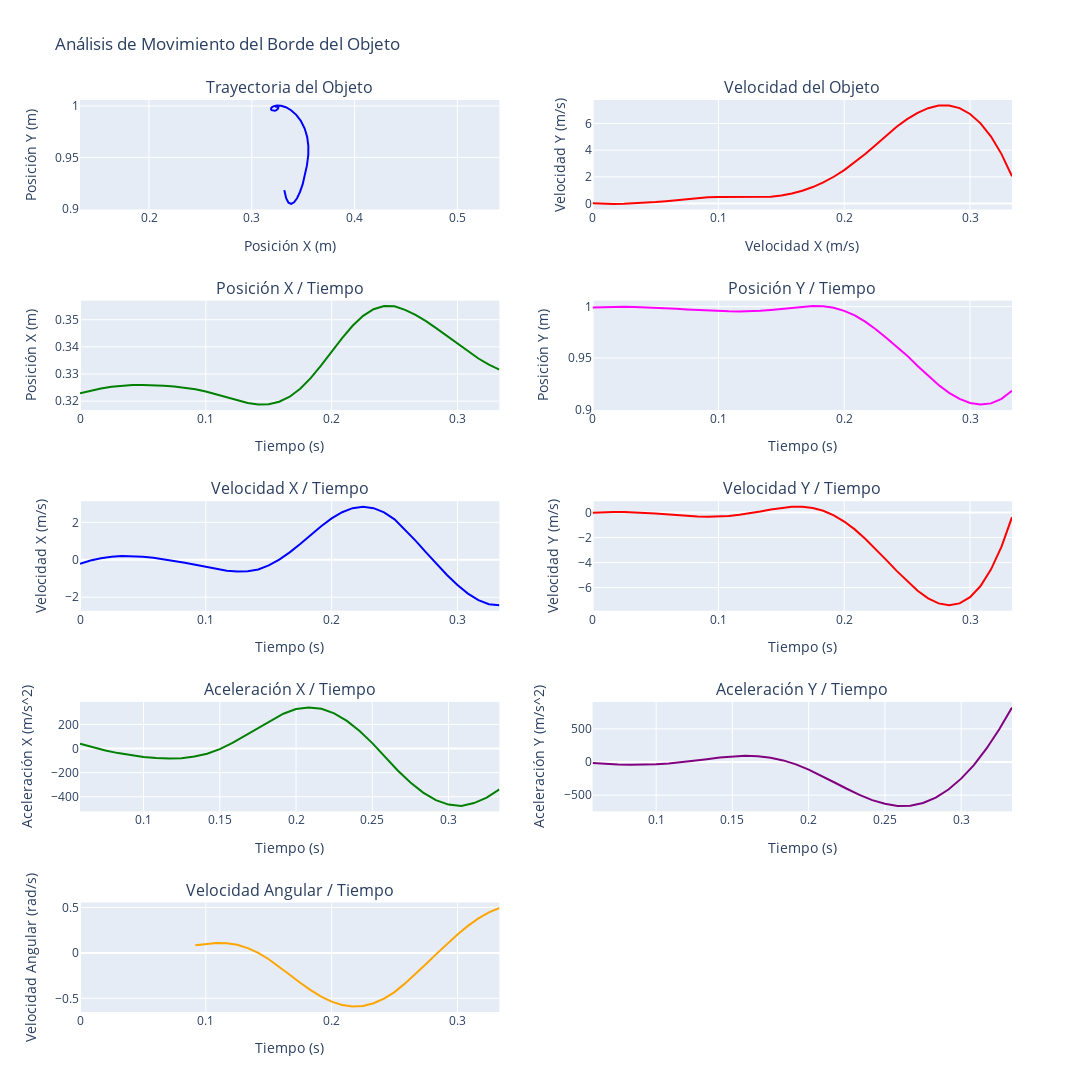

Notebook code cell kept with this figure:
### Code cell
# Elegir dataframe a graficar
dfG = dfBorde
dfG_speed = dfBorde_speed.copy()
dfG_acceleration = dfBorde_acceleration.copy()

# Crear figura y ejes
# 5 filas, 2 columnas
fig = make_subplots(
    rows=5, cols=2,
    subplot_titles=(
        "Trayectoria del Objeto", "Velocidad del Objeto",
        "Posición X / Tiempo", "Posición Y / Tiempo",
        "Velocidad X / Tiempo", "Velocidad Y / Tiempo",
        "Aceleración X / Tiempo", "Aceleración Y / Tiempo",
        "Velocidad Angular / Tiempo", ""
    )
)

# Grafica la trayectoria
fig.update_yaxes(title_text="Posición Y (m)", row=1, col=1)
fig.update_xaxes(title_text="Posición X (m)", row=1, col=1, scaleanchor="y")
fig.add_trace(go.Scatter(x=dfG['X'], y=dfG['Y'], mode='lines', marker=dict(color='blue')), row=1, col=1)

# Grafica la velocidad
fig.update_yaxes(title_text="Velocidad Y (m/s)", row=1, col=2)
fig.update_xaxes(title_text="Velocidad X (m/s)", row=1, col=2)
fig.add_trace(go.Scatter(x=dfG_speed['Time (sec)'], y=dfG_speed['Speed'], mode='lines', marker=dict(color='red'), name='Velocidad Total'), row=1, col=2)

# Grafica la posición X en función del tiempo
fig.update_yaxes(title_text="Posición X (m)", row=2, col=1)
fig.update_xaxes(title_text="Tiempo (s)", row=2, col=1)
fig.add_trace(go.Scatter(x=dfG['Time (sec)'], y=dfG['X'], mode='lines', marker=dict(color='green')), row=2, col=1)

# Grafica la posición Y / tiempo
fig.update_yaxes(title_text="Posición Y (m)", row=2, col=2)
fig.update_xaxes(title_text="Tiempo (s)", row=2, col=2)
fig.add_trace(go.Scatter(x=dfG['Time (sec)'], y=dfG['Y'], mode='lines', marker=dict(color='magenta')), row=2, col=2)

# Grafica la velocidad X / tiempo
fig.update_yaxes(title_text="Velocidad X (m/s)", row=3, col=1)
fig.update_xaxes(title_text="Tiempo (s)", row=3, col=1)
fig.add_trace(go.Scatter(x=dfG_speed['Time (sec)'], y=dfG_speed['Speed_X'], mode='lines', marker=dict(color='blue')), row=3, col=1)

# Grafica la velocidad Y / tiempo
fig.update_yaxes(title_text="Velocidad Y (m/s)", row=3, col=2)
fig.update_xaxes(title_text="Tiempo (s)", row=3, col=2)
fig.add_trace(go.Scatter(x=dfG_speed['Time (sec)'], y=dfG_speed['Speed_Y'], mode='lines', marker=dict(color='red')), row=3, col=2)

# Grafica la aceleración X / tiempo
fig.update_yaxes(title_text="Aceleración X (m/s^2)", row=4, col=1)
fig.update_xaxes(title_text="Tiempo (s)", row=4, col=1)
fig.add_trace(go.Scatter(x=dfG_acceleration['Time (sec)'], y=dfG_acceleration['Acceleration_X'], mode='lines', marker=dict(color='green')), row=4, col=1)

# Grafica la aceleración Y / tiempo
fig.update_yaxes(title_text="Aceleración Y (m/s^2)", row=4, col=2)
fig.update_xaxes(title_text="Tiempo (s)", row=4, col=2)
fig.add_trace(go.Scatter(x=dfG_acceleration['Time (sec)'], y=dfG_acceleration['Acceleration_Y'], mode='lines', marker=dict(color='purple')), row=4, col=2)

# Grafica la velocidad angular
fig.update_yaxes(title_text="Velocidad Angular (rad/s)", row=5, col=1)
fig.update_xaxes(title_text="Tiempo (s)", row=5, col=1)
fig.add_trace(go.Scatter(x=dfG['Time (sec)'], y=dfG['Angular_Velocity'], mode='lines', marker=dict(color='orange')), row=5, col=1)

# Actualizar los títulos y ajustar el diseño
fig.update_layout(height=1200, width=1200, title_text="Análisis de Movimiento del Borde del Objeto", showlegend=False)

# Mostrar los gráficos
fig.show()

### Figure 1 — Plotly figure (JSON) as saved in the notebook; plotly's stock layout.template omitted (floating-point values rounded to 4 significant figures)
{"data": [{"marker": {"color": "blue"}, "mode": "lines", "type": "scatter", "x": [0.3229, 0.3239, 0.3247, 0.3253, 0.3257, 0.3259, 0.326, 0.3259, 0.3257, 0.3254, 0.3249, 0.3243, 0.3235, 0.3224, 0.3213, 0.3202, 0.3193, 0.3187, 0.3188, 0.3198, 0.3216, 0.3246, 0.3284, 0.3331, 0.3382, 0.3432, 0.3478, 0.3514, 0.3539, 0.355, 0.3549, 0.3536, 0.3518, 0.3495, 0.3468, 0.344, 0.3411, 0.3383, 0.3357, 0.3334, 0.3316], "xaxis": "x", "y": [0.9991, 0.9996, 0.9998, 0.9998, 0.9997, 0.9994, 0.999, 0.9985, 0.9979, 0.9973, 0.9967, 0.9962, 0.9957, 0.9955, 0.9954, 0.9955, 0.9959, 0.9968, 0.9978, 0.999, 0.9999, 1.001, 1.0, 0.9989, 0.9959, 0.9914, 0.9854, 0.9781, 0.9698, 0.961, 0.9523, 0.9422, 0.9326, 0.9238, 0.9162, 0.9102, 0.9063, 0.9047, 0.9059, 0.9103, 0.9181], "yaxis": "y"}, {"marker": {"color": "red"}, "mode": "lines", "name": "Velocidad Total", "type": "scatter", "x": [0, 0.008333, 0.01667, 0.025, 0.03333, 0.04167, 0.05, 0.05833, 0.06667, 0.075, 0.08333, 0.09167, 0.1, 0.1083, 0.1167, 0.125, 0.1333, 0.1417, 0.15, 0.1583, 0.1667, 0.175, 0.1833, 0.1917, 0.2, 0.2083, 0.2167, 0.225, 0.2333, 0.2417, 0.25, 0.2583, 0.2667, 0.275, 0.2833, 0.2917, 0.3, 0.3083, 0.3167, 0.325, 0.3333], "xaxis": "x2", "y": [0.02261, -0.01473, -0.02697, -0.01716, 0.01161, 0.05627, 0.1138, 0.181, 0.2549, 0.3325, 0.4106, 0.4672, 0.4981, 0.5063, 0.5004, 0.4918, 0.4937, 0.5181, 0.6105, 0.754, 0.9641, 1.239, 1.586, 2.009, 2.511, 3.084, 3.719, 4.392, 5.087, 5.754, 6.321, 6.797, 7.144, 7.336, 7.346, 7.146, 6.709, 6.009, 5.016, 3.706, 2.05], "yaxis": "y2"}, {"marker": {"color": "green"}, "mode": "lines", "type": "scatter", "x": [0, 0.008333, 0.01667, 0.025, 0.03333, 0.04167, 0.05, 0.05833, 0.06667, 0.075, 0.08333, 0.09167, 0.1, 0.1083, 0.1167, 0.125, 0.1333, 0.1417, 0.15, 0.1583, 0.1667, 0.175, 0.1833, 0.1917, 0.2, 0.2083, 0.2167, 0.225, 0.2333, 0.2417, 0.25, 0.2583, 0.2667, 0.275, 0.2833, 0.2917, 0.3, 0.3083, 0.3167, 0.325, 0.3333], "xaxis": "x3", "y": [0.3229, 0.3239, 0.3247, 0.3253, 0.3257, 0.3259, 0.326, 0.3259, 0.3257, 0.3254, 0.3249, 0.3243, 0.3235, 0.3224, 0.3213, 0.3202, 0.3193, 0.3187, 0.3188, 0.3198, 0.3216, 0.3246, 0.3284, 0.3331, 0.3382, 0.3432, 0.3478, 0.3514, 0.3539, 0.355, 0.3549, 0.3536, 0.3518, 0.3495, 0.3468, 0.344, 0.3411, 0.3383, 0.3357, 0.3334, 0.3316], "yaxis": "y3"}, {"marker": {"color": "magenta"}, "mode": "lines", "type": "scatter", "x": [0, 0.008333, 0.01667, 0.025, 0.03333, 0.04167, 0.05, 0.05833, 0.06667, 0.075, 0.08333, 0.09167, 0.1, 0.1083, 0.1167, 0.125, 0.1333, 0.1417, 0.15, 0.1583, 0.1667, 0.175, 0.1833, 0.1917, 0.2, 0.2083, 0.2167, 0.225, 0.2333, 0.2417, 0.25, 0.2583, 0.2667, 0.275, 0.2833, 0.2917, 0.3, 0.3083, 0.3167, 0.325, 0.3333], "xaxis": "x4", "y": [0.9991, 0.9996, 0.9998, 0.9998, 0.9997, 0.9994, 0.999, 0.9985, 0.9979, 0.9973, 0.9967, 0.9962, 0.9957, 0.9955, 0.9954, 0.9955, 0.9959, 0.9968, 0.9978, 0.999, 0.9999, 1.001, 1.0, 0.9989, 0.9959, 0.9914, 0.9854, 0.9781, 0.9698, 0.961, 0.9523, 0.9422, 0.9326, 0.9238, 0.9162, 0.9102, 0.9063, 0.9047, 0.9059, 0.9103, 0.9181], "yaxis": "y4"}, {"marker": {"color": "blue"}, "mode": "lines", "type": "scatter", "x": [0, 0.008333, 0.01667, 0.025, 0.03333, 0.04167, 0.05, 0.05833, 0.06667, 0.075, 0.08333, 0.09167, 0.1, 0.1083, 0.1167, 0.125, 0.1333, 0.1417, 0.15, 0.1583, 0.1667, 0.175, 0.1833, 0.1917, 0.2, 0.2083, 0.2167, 0.225, 0.2333, 0.2417, 0.25, 0.2583, 0.2667, 0.275, 0.2833, 0.2917, 0.3, 0.3083, 0.3167, 0.325, 0.3333], "xaxis": "x5", "y": [-0.2164, -0.03828, 0.08654, 0.1637, 0.1989, 0.1978, 0.1661, 0.1093, 0.03328, -0.05645, -0.1542, -0.2642, -0.3821, -0.4949, -0.5845, -0.6313, -0.615, -0.5202, -0.3026, 0.006779, 0.3969, 0.8465, 1.323, 1.789, 2.206, 2.538, 2.753, 2.83, 2.754, 2.527, 2.161, 1.616, 1.02, 0.3995, -0.2193, -0.8101, -1.347, -1.803, -2.152, -2.368, -2.425], "yaxis": "y5"}, {"marker": {"color": "red"}, "mode": "lines", "type": "scatter", "x": [0, 0.008333, 0.01667, 0.025, 0.03333, 0.04167, 0.05, 0.05833, 0.06667, 0.075, 0.08333, 0.09167, 0.1, 0.1083, 0.1167, 0.125, 0.1333, 0.1417, 0.15, 0.1583, 0.1667, 0.175, 0.1833, 0.1917, 0.2, 0.2083, 0.2167, 0.225, 0.2333, 0.2417, 0.25, 0.2583, 0.2667, 0.275, 0.2833, 0.2917, 0.3, 0.3083, 0.3167, 0.325, 0.3333], "xaxis": "x6", "y": [-0.0236, 0.02359, 0.04103, 0.03343, 0.005513, -0.03801, -0.0924, -0.153, -0.215, -0.2737, -0.3245, -0.3393, -0.3267, -0.2788, -0.1924, -0.07092, 0.07639, 0.2329, 0.37, 0.4539, 0.4532, 0.3536, 0.1318, -0.2268, -0.725, -1.354, -2.096, -2.917, -3.791, -4.666, -5.488, -6.252, -6.859, -7.26, -7.409, -7.259, -6.763, -5.874, -4.545, -2.73, -0.3797], "yaxis": "y6"}, {"marker": {"color": "green"}, "mode": "lines", "type": "scatter", "x": [0.05833, 0.06667, 0.075, 0.08333, 0.09167, 0.1, 0.1083, 0.1167, 0.125, 0.1333, 0.1417, 0.15, 0.1583, 0.1667, 0.175, 0.1833, 0.1917, 0.2, 0.2083, 0.2167, 0.225, 0.2333, 0.2417, 0.25, 0.2583, 0.2667, 0.275, 0.2833, 0.2917, 0.3, 0.3083, 0.3167, 0.325, 0.3333], "xaxis": "x7", "y": [39.09, 8.588, -17.16, -38.15, -55.58, -69.6, -79.31, -83.26, -79.75, -67.03, -43.92, -4.611, 46.67, 107.0, 171.7, 234.5, 288.5, 327.2, 340.8, 329.5, 291.9, 228.8, 144.4, 44.55, -70.85, -182.1, -282.4, -365.9, -427.6, -464.8, -475.6, -452.1, -406.6, -339.0], "yaxis": "y7"}, {"marker": {"color": "purple"}, "mode": "lines", "type": "scatter", "x": [0.05833, 0.06667, 0.075, 0.08333, 0.09167, 0.1, 0.1083, 0.1167, 0.125, 0.1333, 0.1417, 0.15, 0.1583, 0.1667, 0.175, 0.1833, 0.1917, 0.2, 0.2083, 0.2167, 0.225, 0.2333, 0.2417, 0.25, 0.2583, 0.2667, 0.275, 0.2833, 0.2917, 0.3, 0.3083, 0.3167, 0.325, 0.3333], "xaxis": "x8", "y": [-15.52, -28.63, -37.77, -42.95, -41.38, -34.64, -22.37, -4.735, 17.29, 42.01, 66.88, 85.11, 93.66, 87.84, 65.52, 24.32, -36.38, -114.9, -206.9, -305.9, -404.4, -497.3, -575.8, -631.4, -663.3, -660.5, -619.7, -539.0, -416.2, -251.6, -46.33, 204.8, 495.5, 825.6], "yaxis": "y8"}, {"marker": {"color": "orange"}, "mode": "lines", "type": "scatter", "x": [0, 0.008333, 0.01667, 0.025, 0.03333, 0.04167, 0.05, 0.05833, 0.06667, 0.075, 0.08333, 0.09167, 0.1, 0.1083, 0.1167, 0.125, 0.1333, 0.1417, 0.15, 0.1583, 0.1667, 0.175, 0.1833, 0.1917, 0.2, 0.2083, 0.2167, 0.225, 0.2333, 0.2417, 0.25, 0.2583, 0.2667, 0.275, 0.2833, 0.2917, 0.3, 0.3083, 0.3167, 0.325, 0.3333], "xaxis": "x9", "y": [null, null, null, null, null, null, null, null, null, null, null, 0.08449, 0.101, 0.11, 0.1066, 0.08846, 0.05279, -0.0003307, -0.06987, -0.1518, -0.2413, -0.3287, -0.4099, -0.4809, -0.5361, -0.5739, -0.5906, -0.5845, -0.5546, -0.5029, -0.4317, -0.3359, -0.2315, -0.1221, -0.01102, 0.09816, 0.202, 0.2969, 0.3796, 0.4464, 0.4938], "yaxis": "y9"}], "layout": {"annotations": [{"font": {"size": 16}, "showarrow": false, "text": "Trayectoria del Objeto", "x": 0.225, "xanchor": "center", "xref": "paper", "y": 1, "yanchor": "bottom", "yref": "paper"}, {"font": {"size": 16}, "showarrow": false, "text": "Velocidad del Objeto", "x": 0.775, "xanchor": "center", "xref": "paper", "y": 1, "yanchor": "bottom", "yref": "paper"}, {"font": {"size": 16}, "showarrow": false, "text": "Posición X / Tiempo", "x": 0.225, "xanchor": "center", "xref": "paper", "y": 0.78, "yanchor": "bottom", "yref": "paper"}, {"font": {"size": 16}, "showarrow": false, "text": "Posición Y / Tiempo", "x": 0.775, "xanchor": "center", "xref": "paper", "y": 0.78, "yanchor": "bottom", "yref": "paper"}, {"font": {"size": 16}, "showarrow": false, "text": "Velocidad X / Tiempo", "x": 0.225, "xanchor": "center", "xref": "paper", "y": 0.56, "yanchor": "bottom", "yref": "paper"}, {"font": {"size": 16}, "showarrow": false, "text": "Velocidad Y / Tiempo", "x": 0.775, "xanchor": "center", "xref": "paper", "y": 0.56, "yanchor": "bottom", "yref": "paper"}, {"font": {"size": 16}, "showarrow": false, "text": "Aceleración X / Tiempo", "x": 0.225, "xanchor": "center", "xref": "paper", "y": 0.34, "yanchor": "bottom", "yref": "paper"}, {"font": {"size": 16}, "showarrow": false, "text": "Aceleración Y / Tiempo", "x": 0.775, "xanchor": "center", "xref": "paper", "y": 0.34, "yanchor": "bottom", "yref": "paper"}, {"font": {"size": 16}, "showarrow": false, "text": "Velocidad Angular / Tiempo", "x": 0.225, "xanchor": "center", "xref": "paper", "y": 0.12, "yanchor": "bottom", "yref": "paper"}], "height": 1200, "showlegend": false, "title": {"text": "Análisis de Movimiento del Borde del Objeto"}, "width": 1200, "xaxis": {"anchor": "y", "domain": [0, 0.45], "scaleanchor": "y", "title": {"text": "Posición X (m)"}}, "xaxis10": {"anchor": "y10", "domain": [0.55, 1]}, "xaxis2": {"anchor": "y2", "domain": [0.55, 1], "title": {"text": "Velocidad X (m/s)"}}, "xaxis3": {"anchor": "y3", "domain": [0, 0.45], "title": {"text": "Tiempo (s)"}}, "xaxis4": {"anchor": "y4", "domain": [0.55, 1], "title": {"text": "Tiempo (s)"}}, "xaxis5": {"anchor": "y5", "domain": [0, 0.45], "title": {"text": "Tiempo (s)"}}, "xaxis6": {"anchor": "y6", "domain": [0.55, 1], "title": {"text": "Tiempo (s)"}}, "xaxis7": {"anchor": "y7", "domain": [0, 0.45], "title": {"text": "Tiempo (s)"}}, "xaxis8": {"anchor": "y8", "domain": [0.55, 1], "title": {"text": "Tiempo (s)"}}, "xaxis9": {"anchor": "y9", "domain": [0, 0.45], "title": {"text": "Tiempo (s)"}}, "yaxis": {"anchor": "x", "domain": [0.88, 1], "title": {"text": "Posición Y (m)"}}, "yaxis10": {"anchor": "x10", "domain": [0, 0.12]}, "yaxis2": {"anchor": "x2", "domain": [0.88, 1], "title": {"text": "Velocidad Y (m/s)"}}, "yaxis3": {"anchor": "x3", "domain": [0.66, 0.78], "title": {"text": "Posición X (m)"}}, "yaxis4": {"anchor": "x4", "domain": [0.66, 0.78], "title": {"text": "Posición Y (m)"}}, "yaxis5": {"anchor": "x5", "domain": [0.44, 0.56], "title": {"text": "Velocidad X (m/s)"}}, "yaxis6": {"anchor": "x6", "domain": [0.44, 0.56], "title": {"text": "Velocidad Y (m/s)"}}, "yaxis7": {"anchor": "x7", "domain": [0.22, 0.34], "title": {"text": "Aceleración X (m/s^2)"}}, "yaxis8": {"anchor": "x8", "domain": [0.22, 0.34], "title": {"text": "Aceleración Y (m/s^2)"}}, "yaxis9": {"anchor": "x9", "domain": [0, 0.12], "title": {"text": "Velocidad Angular (rad/s)"}}}}
